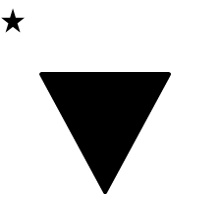
%> input picture Bab2/biner1.bmp, 219 x 219 px
$ octave Pseudo_code_2_8.m   (GNU Octave 9; MATLAB toolbox functions it lacks are replaced by stand-ins)
%> lines starting %> are read from the running program, lines starting %| are printed output that depends on the picture; in (x1, y1, x2, y2) boxes, pixels count from 0 and x2, y2 are one past the last pixel; in counts of white or black regions, pixels touching at a corner belong together; the program's own positions count from 1
%%%%%%%%%%%%%%%%%%%%%%%%%%%%%%%%%%%%%%%%%%%%%%%%%%%%%%%%%%%%
%%%  Program Operasi Logika OR dan NOR antara dua citra  %%%
%%%  digunakan untuk citra biner                 %%%%%%%%%%%
%%%  Sarifuddin Madenda untuk buku "Pengolahan   %%%
%%%  Citra dan Video Digital: Teori, Aplikasi    %%%
%%%  dan Pemrograman Matlab",2015.               %%%
%%%%%%%%%%%%%%%%%%%%%%%%%%%%%%%%%%%%%%%%%%%%%%%%%%%%

clear all;		  	        % kosongkan semua variabel dalam sistim memori
P=imread('biner1.bmp');     % baca file citra 'biner1.bmp', simpan dalam matriks P
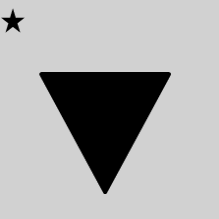
%> P: size 219x219 uint8; min 0, max 209, mean 171.8
P=im2bw(P,0.1);             % gray-level konversi ke biner
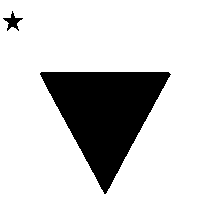
%> P: size 219x219 logical; 82.6% white; 2 black regions, box (x1, y1, x2, y2) and area: (40, 72, 171, 194) 8211, (3, 11, 23, 31) 147
figure(1), imshow(P,[]);    % tampilkan citra P
Q=imread('biner2.bmp');     % baca file citra 'biner2.bmp', simpan dalam matriks Q
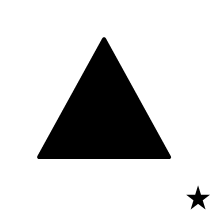
%> input picture Bab2/biner2.bmp, 219 x 219 px
%> Q: size 219x219 uint8; min 0, max 32, mean 26.2
Q=im2bw(Q,0.1);             % gray-level konversi ke biner
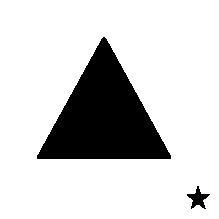
%> Q: size 219x219 logical; 81.8% white; 2 black regions, box (x1, y1, x2, y2) and area: (37, 37, 171, 159) 8526, (187, 186, 210, 209) 221
figure(2), imshow(Q,[]);    % tampilkan citra Q
[N, M] = size(P);           % baca ukuran citra P (ukuran citra Q = P)
%> N = 219; M = 219
for  n = 1 : N,
    for  m = 1 : M,
         Citra_or(n,m) = bitor (P(n,m),Q(n,m));    % operasi OR antara dua pixel
         Citra_nor(n,m) =~ bitor (P(n,m),Q(n,m));  % operasi NOR antara dua pixel
    end
end
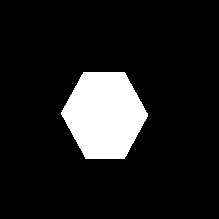
%> Citra_nor: size 219x219 logical; 11.6% white; 1 white region, box (x1, y1, x2, y2) and area: (61, 72, 148, 159) 5561
figure(3), imshow(Citra_or);		% tampilkan citra hasil OR
Citra_or1 = bitor (P, Q);           % operasi OR antara matriks citra P dan Q
figure(4), imshow(Citra_or1);       % tampilkan citra hasil
figure(5), imshow(Citra_nor);		% tampilkan citra hasil NOR
Citra_nor1 = ~bitor (P, Q);         % operasi NOR antara matriks citra P dan Q
figure(6), imshow(Citra_nor1);      % tampilkan citra hasil
